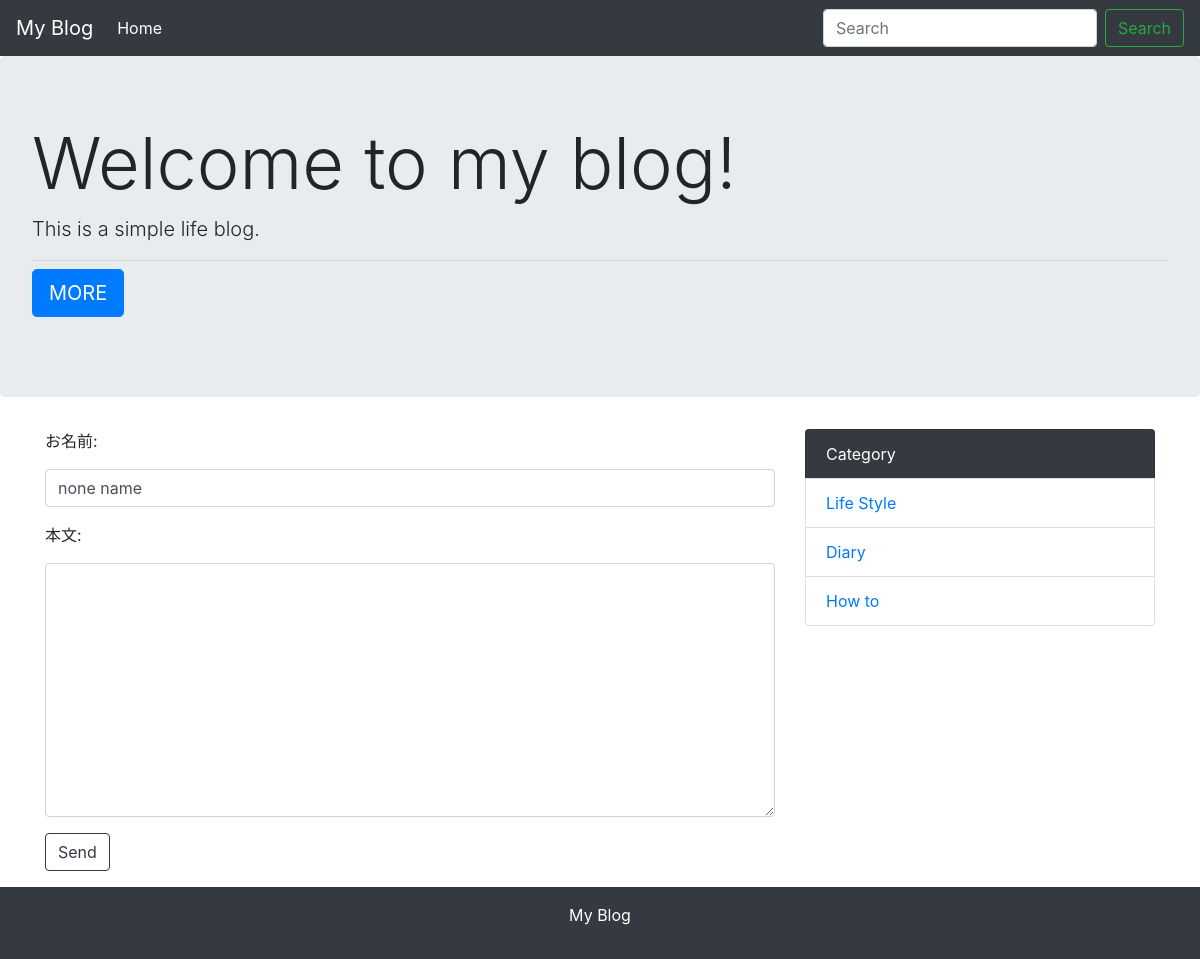
/comment/2, run on the app's committed database.
### blog/models.py (models this page shows)
class Category(models.Model):
    name = models.CharField('カテゴリ名', max_length=150)
    def __str__(self):
        return self.name

### blog/views.py (the view, shortened to what this page needs)
# urls.py: path('comment/<int:post_pk>', views.CommentView.as_view(), name='comment'),
class CommentView(generic.CreateView):
    model = Comment
    form_class = CommentCreateForm

### blog/forms.py
class CommentCreateForm(forms.ModelForm):
    def __init__(self, *args, **kwargs):
        super().__init__(*args, **kwargs)
        for field in self.fields.values():
            field.widget.attrs['class'] = 'form-control'
    class Meta:
        model = Comment
        fields = ('name', 'text')

### blog/context_processors.py (called while the page is built)
def common(request):
    context = {
        'category_list':Category.objects.all(),
    }
    return context

### blog/templates/blog/comment_form.html (shortened to what this page needs)
{% extends 'blog/base.html' %}
{% block content %}
  <form acction="" method="POST">
    {% for field in form %}
      <div class="form-group">
        <label for="{{ field.id_for_label }}">{{ field.label_tag }}</label>
        {{ field }}
      </div>
    {% endfor %}
    <button type="submit" class="btn btn-outline-dark mb-3">Send</button>
  </form>
{% endblock %}

### blog/templates/blog/base.html (shortened to what this page needs)
<!doctype html>
<html lang="ja">
  <head>
    <link rel="stylesheet" href="https://maxcdn.bootstrapcdn.com/bootstrap/4.0.0-beta.2/css/bootstrap.min.css">
  </head>
  <body>
  <nav class="navbar navbar-expand-lg navbar-dark bg-dark">
  <a class="navbar-brand" href="{% url 'blog:index' %}">My Blog</a>
  <div class="collapse navbar-collapse" id="navbarSupportedContent">
    <ul class="navbar-nav mr-auto">
      <li class="nav-item active">
        <a class="nav-link" href="{% url 'blog:index' %}">Home <span class="sr-only">(current)</span></a>
      </li>
    </ul>
    <form class="form-inline my-2 my-lg-0" method="GET" action="{% url 'blog:index' %}">
      <input class="form-control mr-sm-2" type="text" placeholder="Search" aria-label="Search" name="keyword">
      <button class="btn btn-outline-success my-2 my-sm-0" type="submit">Search</button>
    </form>
  </div>
</nav>
<div class="jumbotron">
  <h1 class="display-3">Welcome to my blog!</h1>
  <p class="lead">This is a simple life blog.</p>
  <hr class="my-2">
  <p class="lead">
    <a class="btn btn-primary btn-lg" href="#!" role="button">MORE</a>
  </p>
</div>
  <div class="container">
      <div class="row">
          <div class="col-md-8">
                    {% block content %}
                    {% endblock %}
          </div>
          <div class="col-md-4">
            <ul class="list-group mb-3">
              <li class="list-group-item bg-dark text-white">Category</li>
              {% for category in category_list %}
                  <li class="list-group-item"><a href="{% url 'blog:category' category.pk %}">{{ category }}</a></li>
              {% endfor %}
            </ul>
          </div>
      </div>
  </div>
    <footer class="bg-dark text-white text-center py-3">
        <p>My Blog</p>
    </footer>
  </body>
</html>

### data on the page
Category: name "Life Style"
Category: name "Diary"
Category: name "How to"

### other printed values
{{ field.label_tag }} "お名前:" "本文:"
